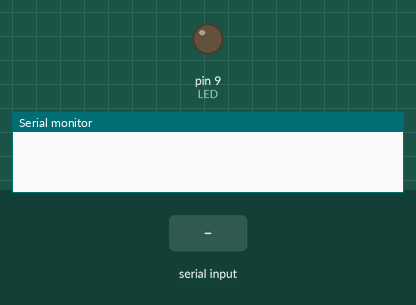
The sketch below on a simulated Arduino Uno, built with avr-gcc and run on an emulated ATmega328P. On the bench: output pins drawn as LEDs (lit = HIGH), the last lines printed to the serial monitor. The inputs (shaded band) are chosen by the test bench.

Above: at 1.2 s.
1.3 s: "1" received over Serial
At 2.5 s:
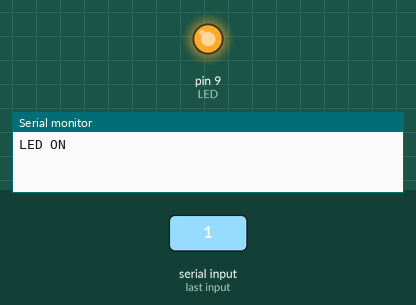
2.8 s: "0" received over Serial
At 3.9 s:
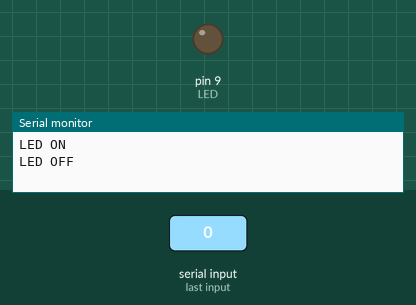
Timing chart, 0 to 5.8 s (numbered marks = the images above; inputs shaded):
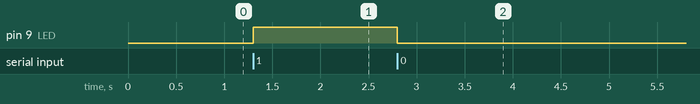

The sketch:

single_char_control.ino
```cpp
/*
Exploring Arduino - Code Listing 6-4: Single LED Control using Characters
http://www.exploringarduino.com/content/ch6
*/

//Single Character Control of an LED

const int LED=9;

char data; //holds incoming character

void setup()
{
  Serial.begin(9600); //Serial Port at 9600 baud
  pinMode(LED, OUTPUT);
}

void loop()
{
  //Only act when data is available in the buffer
  if (Serial.available() > 0)
  {
    data = Serial.read(); //read byte of data
    //Turn LED on
    if (data == '1')
    {
      digitalWrite(LED, HIGH);
      Serial.println("LED ON");
    }
    //Turn LED off
    else if (data == '0')
    {
      digitalWrite(LED, LOW);
      Serial.println("LED OFF");
    }
  }

}
```

Measured:
- after the input at 1.3 s, pin 9 (LED): LOW → HIGH at once
- after the input at 2.8 s, pin 9 (LED): HIGH → LOW at once
